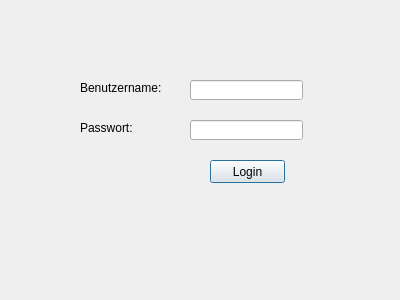
<?xml version="1.0" encoding="UTF-8"?>
<ui version="4.0">
 <class>frmAnmelden</class>
 <widget class="QDialog" name="frmAnmelden">
  <property name="geometry">
   <rect>
    <x>0</x>
    <y>0</y>
    <width>400</width>
    <height>300</height>
   </rect>
  </property>
  <property name="windowTitle">
   <string>Dialog</string>
  </property>
  <widget class="QLabel" name="label_2">
   <property name="geometry">
    <rect>
     <x>80</x>
     <y>120</y>
     <width>81</width>
     <height>16</height>
    </rect>
   </property>
   <property name="text">
    <string>Passwort:</string>
   </property>
  </widget>
  <widget class="QLineEdit" name="ldtBenutzername">
   <property name="geometry">
    <rect>
     <x>190</x>
     <y>80</y>
     <width>113</width>
     <height>20</height>
    </rect>
   </property>
  </widget>
  <widget class="QLabel" name="label">
   <property name="geometry">
    <rect>
     <x>80</x>
     <y>80</y>
     <width>81</width>
     <height>16</height>
    </rect>
   </property>
   <property name="text">
    <string>Benutzername:</string>
   </property>
  </widget>
  <widget class="QLineEdit" name="ldtPasswort">
   <property name="geometry">
    <rect>
     <x>190</x>
     <y>120</y>
     <width>113</width>
     <height>20</height>
    </rect>
   </property>
  </widget>
  <widget class="QPushButton" name="pbLogin">
   <property name="geometry">
    <rect>
     <x>210</x>
     <y>160</y>
     <width>75</width>
     <height>23</height>
    </rect>
   </property>
   <property name="text">
    <string>Login</string>
   </property>
  </widget>
 </widget>
 <resources/>
 <connections/>
</ui>
